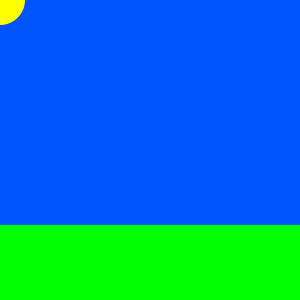
Frame 1 (no input)
Frame 60 (the mouse pressed at the canvas centre just before this capture): identical to frame 1, image omitted
Frame 120 (the mouse held since frame 60 and released just before this capture): identical to frame 1, image omitted

The Processing sketch that drew this single still picture (run headless with seeded random() and noise(); from frame 60 on, the mouse is pressed at the canvas centre):

// Processing sketch: processing_36176
// ── processing_36176.pde

void setup() {
  size(300, 300);
  colorMode(RGB, width);
  noStroke();
}

void draw() {

  if (mouseY < height/4) {
    background(0, width/3, width); //sky
    fill(width, width, 0);
    ellipse(mouseX, mouseY, 50, 50); //sun during daytime
    fill(width, 25); //transparency
    ellipse((3*width)/4, height-mouseY, 50, 50);
    fill (0, width/3, width);//same as background for cresent
    ellipse((3*width)/4-10, height-mouseY, 50, 50); //moon
    fill(0, width, 0);
    rect(0, (3*height)/4, width, (3*height)/4);//ground
  }

  if ((mouseY < height/2) && (mouseY> height/4)) {
    background(width/2, width/3, width);//sky
    fill(width, 50); //transparency
    ellipse((3*width)/4, height-mouseY, 50, 50); 
    fill (width/2, width/3, width);//same as background for cresent
    ellipse((3*width)/4-10, height-mouseY, 50, 50);//moon
    fill(width, (3*width)/4, 0);
    ellipse(mouseX, mouseY, 50, 50);//sun middle sunset
    fill(0, width/2, 0);
    rect(0, (3*height)/4, width, (3*height)/4);//ground
  }

  if ((mouseY>height/2) && (mouseY< (3*height)/4)) {
    background(width, width/2, 0);//sky
    fill(width, width/4, 0);
    ellipse(mouseX, mouseY, 50, 50); //sun at sunset
    fill(width, 75); //transparency
    ellipse((3*width)/4, height-mouseY, 50, 50); 
    fill (width, width/2, 0); //same as background for cresent
    ellipse((3*width)/4-10, height-mouseY, 50, 50);//moon
    fill(0, width/4, 0);
    rect(0, (3*height)/4, width, (3*height)/4);//ground
  }

  if (mouseY>(3*height)/4) {
    background(0); //sky
    fill(255);
    ellipse((3*width)/4, height/4, 50, 50);
    fill(0);
    ellipse(((3*width)/4) - 10, height/4, 50, 50);
  }
}
